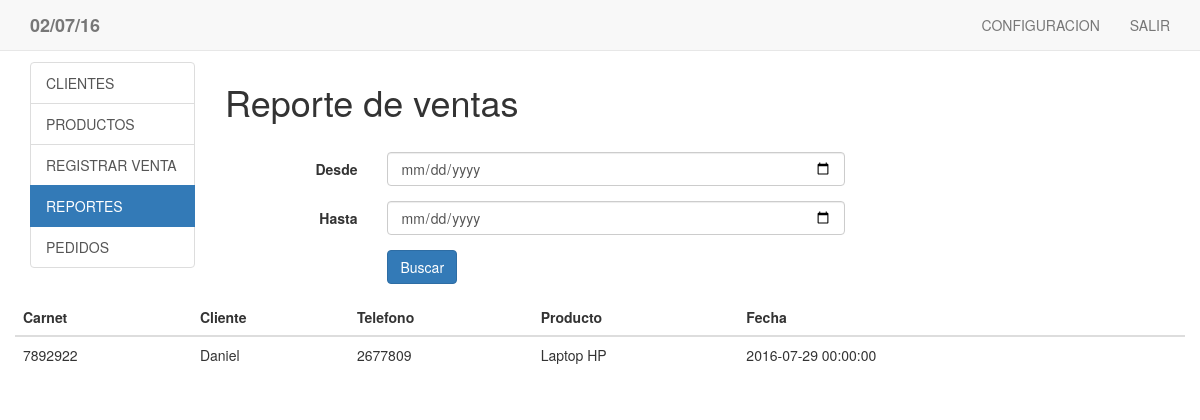
The app's page /reportes.php with its own data.
### tables this page shows
CREATE TABLE IF NOT EXISTS `venta` (
  `IdVenta` int(11) NOT NULL AUTO_INCREMENT,
  `IdCliente` int(11) DEFAULT NULL,
  `IdUsuario` int(11) DEFAULT NULL,
  `idproducto` int(10) NOT NULL,
  `total` double DEFAULT NULL,
  `Efectivo` double DEFAULT NULL,
  `Descuento` double DEFAULT NULL,
  `fecha` datetime DEFAULT NULL,
  `cantidad` int(5) NOT NULL,
  PRIMARY KEY (`IdVenta`),
  KEY `IdUsuario` (`IdUsuario`),
  KEY `IdCliente` (`IdCliente`),
  KEY `idproducto` (`idproducto`)
);

CREATE TABLE IF NOT EXISTS `clientes` (
  `IdCliente` int(11) NOT NULL AUTO_INCREMENT,
  `carnet` varchar(10) NOT NULL,
  `Nombres` varchar(30) DEFAULT NULL,
  `Apellidos` varchar(30) DEFAULT NULL,
  `Direccion` varchar(30) DEFAULT NULL,
  `Telefono` varchar(20) DEFAULT NULL,
  `Ciudad` varchar(20) DEFAULT NULL,
  PRIMARY KEY (`IdCliente`)
);

CREATE TABLE IF NOT EXISTS `productos` (
  `idProducto` int(10) NOT NULL AUTO_INCREMENT,
  `NombreProducto` varchar(60) DEFAULT NULL,
  `descripcion` varchar(255) DEFAULT NULL,
  `PrecioEntrada` float DEFAULT NULL,
  `PrecioSalida` float DEFAULT NULL,
  `Id_Categoria` int(11) DEFAULT NULL,
  `CantidadPorUnidad` int(5) DEFAULT NULL,
  PRIMARY KEY (`idProducto`),
  KEY `Id_Categoria` (`Id_Categoria`)
);

### reportes.php (the view)
<?php
include_once('librerias/cabecera.php');
include_once('librerias/conexion.php');
?>
<div class="container">
  <div class="row">
    <div class="col-md-2 col-lg-2" align="left">
        <div class="list-group">
              <a href="clientes.php" class="list-group-item">CLIENTES</a>
              <a href="productos.php" class="list-group-item">PRODUCTOS</a>
              <a href="venta.php" class="list-group-item">REGISTRAR VENTA</a>
              <a href="#" class="list-group-item active">REPORTES</a>
              <a href="pedidos.php" class="list-group-item">PEDIDOS</a>
        </div>
    </div>
      <div class="col-md-10">
        	<h1>Reporte de ventas</h1>
        	<br>
        	<form class="form-horizontal" method="post" action="reportes.php" role="form">
                <div class="form-group">
                <label class="col-lg-2 control-label">Desde</label>
                <div class="col-md-6">
                 <input type="date" class="form-control" name="fecha">
                </div>
              </div>
              <div class="form-group">
                <label class="col-lg-2 control-label">Hasta</label>
                <div class="col-md-6">
                 <input type="date" class="form-control" name="fecha2">
                </div>
              </div>
              <div class="form-group">
                <div class="col-lg-offset-2 col-lg-10">
                  <button type="submit" class="btn btn-primary">Buscar</button>
                </div>
              </div>
        </form>
        </div>
        <table class="table table-hover" border="0">
          <thead>
            <tr>
              <th>Carnet</th>
              <th>Cliente</th>
              <th>Telefono</th>
              <th>Producto</th>
              <th>Fecha</th>
              <th></th>
              <th></th>
            </tr>
          </thead>
          <tbody>
        <?php
                $sql="select c.carnet, c.Nombres, c.Telefono, p.NombreProducto, v.fecha from clientes c, productos p, venta v where v.idproducto = p.idProducto and v.IdCliente = c.IdCliente";
                $result2 = $conexion->query($sql);
                if ($result2->num_rows>0) {
                      while ($row =$result2->fetch_array()) {
                        echo "<tr><td>".$row['carnet']."</td>";
                        echo "<td>".$row['Nombres']."</td>";
                        echo "<td>".$row['Telefono']."</td>";
                        echo "<td>".$row['NombreProducto']."</td>";
                        echo "<td>".$row['fecha']."</td>";
                        echo "</tr>";}
                  }
        ?>
            </tbody>
          </table>
          </div> </div>
<?php
        include_once('librerias/pie.php');
?>

### records on screen
venta: IdCliente.carnet "7892922", IdCliente.Nombres "Daniel", IdCliente.Telefono "2677809", idproducto.NombreProducto "Laptop HP", fecha "2016-07-29 00:00:00"

### other values on screen
strftime("%d/%m/%y") "02/07/16"
